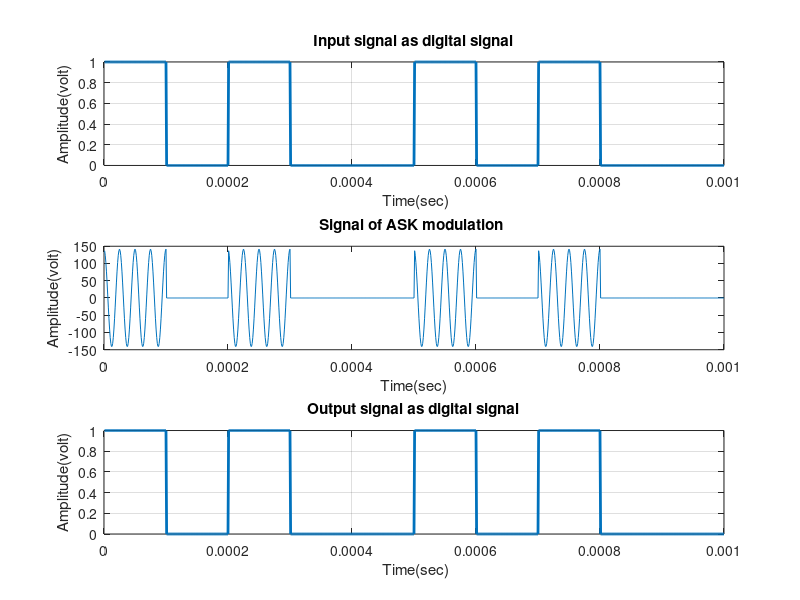

Reproduce this figure in MATLAB.
clc;
clear all;
close all;
% ****************** Define transmitted signal *****************

x_inp = [1 0 1 0 0 1 0 1 0 0];   % Binary information as stream of bits (binary signal 0 or 1)
N = length(x_inp);
Tb = 0.0001;   %Data rate = 1MHz i.e., bit period (second)
disp('Binary Input Information at Transmitter: ');
disp(x_inp); 


% *************Represent input signal as digital signal *************
x_bit=[]; 
nb=100; % bbit/bit
for n=1:1:N  
 if x_inp(n)==1 
    x_bitt=ones(1,nb);
 else
    x_bitt=zeros(1,nb);
 end
 x_bit=[x_bit x_bitt];
end
t1=Tb/nb : Tb/nb : nb*N*(Tb/nb); % time of the signal 
f1 = figure(1);
set(f1,'color',[1 1 1]);
subplot(3,1,1);
plot(t1,x_bit,'lineWidth',2);grid on;
% axis([ 0 0.25*Tb*N -0.5 1.5]);
ylabel('Amplitude(volt)');
xlabel(' Time(sec)');
title('Input signal as digital signal');
% **************** Define ASK Modulation **********************
Ac=sqrt(2/Tb); % Amplitude of carrier signal
mc=4; % fc>>fs fc=mc*fs fs=1/Tb
fc=mc*(1/Tb); % carrier frequency for bit 1
fi1=0; % carrier phase for bit 1
t2=Tb/nb:Tb/nb:Tb; 
t2L=length(t2);
x_mod=[];
for (i=1:1:N)
 if (x_inp(i)==1)
 x_mod0=Ac*cos(2*pi*fc*t2+fi1);%modulation signal with carrier signal 1
 else
 x_mod0=zeros(1,100);%Ac*cos(2*pi*fc*t2+fi2);%modulation signal with carrier signal 2
 end
 x_mod=[x_mod x_mod0];
end
t3=Tb/nb:Tb/nb:Tb*N;
subplot(3,1,2);
plot(t3,x_mod);
% axis([ 0 0.25*Tb*N -200 200]);

xlabel('Time(sec)');
ylabel('Amplitude(volt)');
title('Signal of ASK modulation ');
% ***************** Transmitted signal x *************************
x=x_mod;
% **************** Channel model h and w ************************
h=1; % Fading 
w=300*randn(1,length(x)); % Noise
% ********************* Received signal y ************************
y=h.*x+w;
% **************** Define ASK Demodulation *********************
y_dem=[];
i=1;
for n=t2L:t2L:length(y)
 t=Tb/nb:Tb/nb:Tb;
 c=cos(2*pi*fc*t); % carrier signal 
 y_dem0=c.*y((n-(t2L-1)):n);
 t4=Tb/nb:Tb/nb:Tb;
 z=trapz(t4,y_dem0); % integration 
 store_z(i)=z;
 A_dem=round((2*z/Tb)); 
 store_A_dem(i)=A_dem;
 if(A_dem>Ac/2) % logic level = Ac/2
 A=1;
 else
 A=0;
 end
 y_dem=[y_dem A];
 i=i+1;
end
x_out=y_dem; % output signal;
% *************** Represent output signal as digital signal ***************
xx_bit=[];
for n=1:length(x_out)
 if x_out(n)==1
 xx_bitt=ones(1,nb);
 else 
 xx_bitt=zeros(1,nb);
 end
 xx_bit=[xx_bit xx_bitt];
end
t4=Tb/nb:Tb/nb:nb*length(x_out)*(Tb/nb);
subplot(3,1,3)
plot(t4,xx_bit,'LineWidth',2);grid on;
% axis([ 0 0.25*Tb*length(x_out) -0.5 1.5]);
ylabel('Amplitude(volt)');
xlabel(' Time(sec)');
title('Output signal as digital signal');
